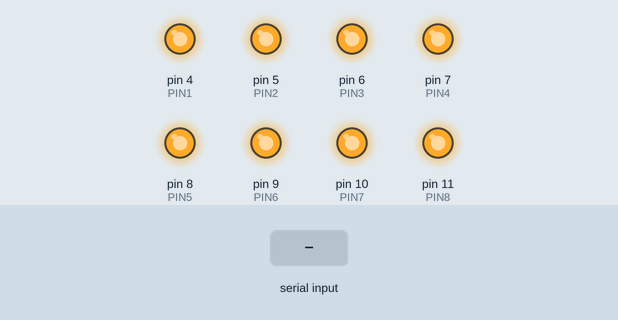
Simulated run of this sketch. Board: Arduino Uno, built with avr-gcc and run on an emulated ATmega328P. Parts: output pins drawn as LEDs (lit = HIGH). The test bench sets the inputs (shaded band). What the sketch prints to the serial monitor is not drawn.

Above: at 1.2 s.
1.3 s: "A" received over Serial
At 2.5 s:
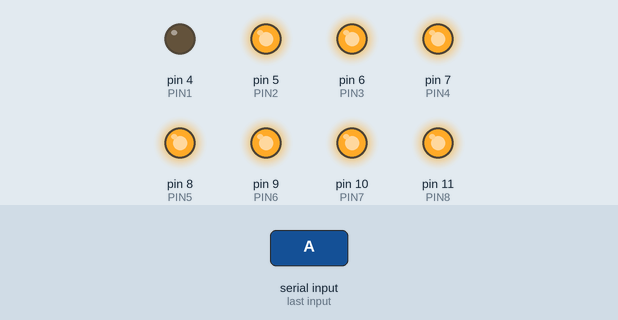
2.8 s: byte 70 ('F') received over Serial
At 3.7 s:
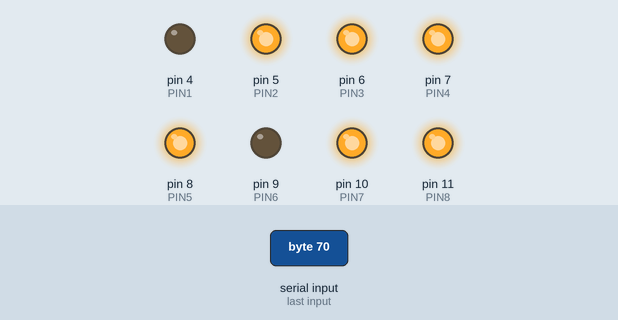
4.3 s: byte 71 ('G') received over Serial
At 4.9 s:
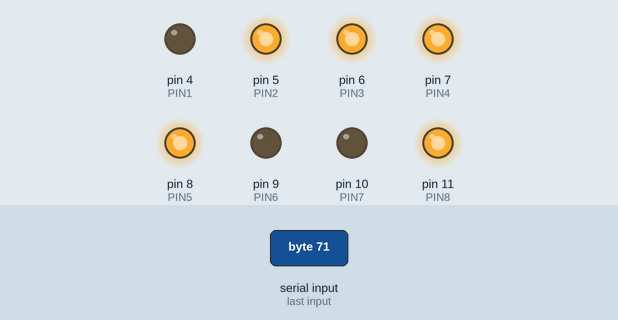
5.8 s: byte 102 ('f') received over Serial
At 7.0 s:
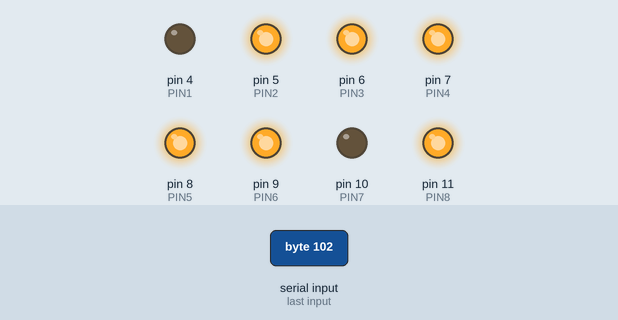
7.3 s: byte 72 ('H') received over Serial
At 8.3 s:
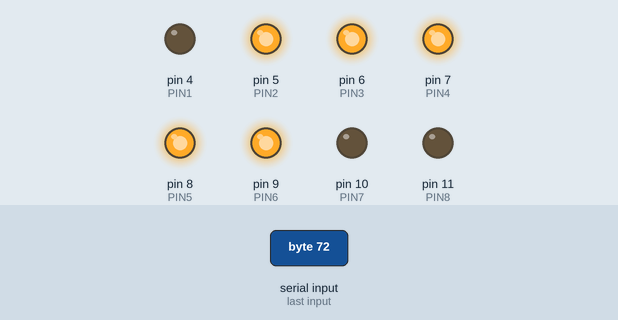
8.8 s: byte 103 ('g') received over Serial
At 9.5 s:
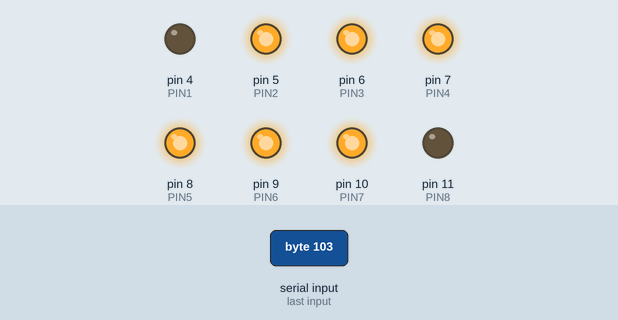
Timing chart, 0 to 11.3 s (numbered marks = the images above; inputs shaded):
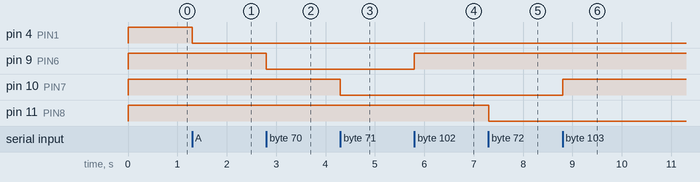

Measured:
- after the input at 1.3 s, pin 4 (PIN1): HIGH → LOW at once
- after the input at 2.8 s, pin 9 (PIN6): HIGH → LOW at once
- after the input at 4.3 s, pin 10 (PIN7): HIGH → LOW at once
- after the input at 5.8 s, pin 9 (PIN6): LOW → HIGH at once
- after the input at 7.3 s, pin 11 (PIN8): HIGH → LOW at once
- after the input at 8.8 s, pin 10 (PIN7): LOW → HIGH at once

The sketch:

BluetoothControlDevice_ActiveLow_niranjan_8.ino
```cpp
#define PIN1  4
#define PIN2  5
#define PIN3  6
#define PIN4  7
#define PIN5  8
#define PIN6  9
#define PIN7  10
#define PIN8  11


int firstSensor = 0;    // first analog sensor
int secondSensor = 0;   // second analog sensor
int thirdSensor = 0;    // digital sensor
int inByte = 0;         // incoming serial byte
boolean status_unlock;
boolean status_bluetooth;

long interval = 1000;           // interval at which to blink (milliseconds)
long previousMillis = 0;        // will store last time LED was updat
int minite,sec;


void setup()
{
  // start serial port at 9600 bps:
  Serial.begin(9600);
  //pinMode(2, INPUT);   // digital sensor is on digital pin 2
  //establishContact();  // send a byte to establish contact until receiver responds

  pinMode(PIN1, OUTPUT);
  pinMode(PIN2, OUTPUT);
  pinMode(PIN3, OUTPUT);
  pinMode(PIN4, OUTPUT);
  pinMode(PIN5, OUTPUT);
  pinMode(PIN6, OUTPUT);
  pinMode(PIN7, OUTPUT);
  pinMode(PIN8, OUTPUT);


  digitalWrite(PIN1, HIGH);  // switch on relay1
  digitalWrite(PIN2, HIGH);  // switch on relay2
  digitalWrite(PIN3, HIGH);  // switch on relay3
  digitalWrite(PIN4, HIGH);  // switch on relay4
  digitalWrite(PIN5, HIGH);  // switch on relay5
  digitalWrite(PIN6, HIGH);  // switch on relay6
  digitalWrite(PIN7, HIGH);  // switch on relay7
  digitalWrite(PIN8, HIGH);  // switch on relay8


  status_bluetooth = true;
  status_unlock = false;
  sec = 0;
}

void loop()
{
  if (Serial.available() > 0) {

    inByte = Serial.read();             // get incoming byte:

    if(inByte == 'A'){
      Serial.print('A');         // send a char
      digitalWrite(PIN1, LOW);        // switch on relay1
      status_unlock = false;
      inByte = 0;
    }

    if(inByte == 'a'){
      digitalWrite(PIN1, HIGH);        // switch off relay1
      Serial.print('a');         // send a char
      status_unlock = true;
      sec = 0;
      inByte = 0;
    }

    if(inByte == 'B'){
      digitalWrite(PIN2, LOW);        // switch on relay2
      Serial.print('B');         // send a char
      inByte = 0;
    }

    if(inByte == 'b'){
      digitalWrite(PIN2, HIGH);        // switch off relay2
      Serial.print('b');         // send a char
      inByte = 0;
    }

	if(inByte == 'C'){
      digitalWrite(PIN3, LOW);        // switch on relay3
      Serial.print('C');         // send a char
      inByte = 0;
    }

    if(inByte == 'c'){
      digitalWrite(PIN3, HIGH);        // switch off relay3
      Serial.print('c');         // send a char
      inByte = 0;
    }

	if(inByte == 'D'){
      digitalWrite(PIN4, LOW);        // switch on relay4
      Serial.print('D');         // send a char
      inByte = 0;
    }

    if(inByte == 'd'){
      digitalWrite(PIN4, HIGH);        // switch off relay4
      Serial.print('d');         // send a char
      inByte = 0;
    }

	if(inByte == 'E'){
      digitalWrite(PIN5, LOW);        // switch on relay5
      Serial.print('E');         // send a char
      inByte = 0;
    }

    if(inByte == 'e'){
      digitalWrite(PIN5, HIGH);        // switch off relay5
      Serial.print('e');         // send a char
      inByte = 0;
    }


   if(inByte == 'F'){
      digitalWrite(PIN6, LOW);        // switch on relay6
      Serial.print('F');         // send a char
      inByte = 0;
    }

    if(inByte == 'f'){
      digitalWrite(PIN6, HIGH);        // switch off relay6
      Serial.print('f');         // send a char
      inByte = 0;
    }

	if(inByte == 'G'){
      digitalWrite(PIN7, LOW);        // switch on relay7
      Serial.print('G');         // send a char
      inByte = 0;
    }

    if(inByte == 'g'){
      digitalWrite(PIN7, HIGH);        // switch off relay7
      Serial.print('g');         // send a char
      inByte = 0;
    }

	if(inByte == 'H'){
      digitalWrite(PIN8, LOW);        // switch on relay8
      Serial.print('H');         // send a char
      inByte = 0;
    }

    if(inByte == 'h'){
      digitalWrite(PIN8, HIGH);        // switch off relay8
      Serial.print('h');         // send a char
      inByte = 0;
    }

  } // if(Serial
}
```
